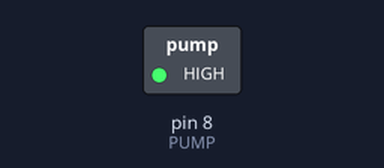
A sketch run on a simulated Arduino Uno, built with avr-gcc and run on an emulated ATmega328P. Parts: switched loads named in the sketch (green lamp = pin HIGH).

Above: at 0.5 s.
At 2.5 s:
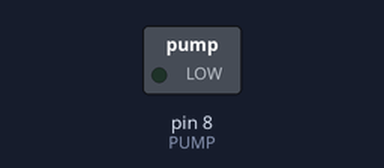
Timing chart, 0 to 5.2 s (numbered marks = the images above):
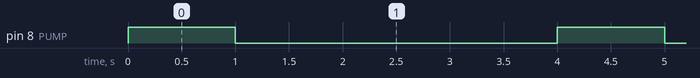

The sketch:

pump.ino
```cpp
/*--------------------------- Water Pump Usage --------------------------*/

#define PUMP 8

void onPump(){
	digitalWrite(PUMP, HIGH);
}

void offPump(){
	digitalWrite(PUMP, LOW);
}

void setup() {
  pinMode(PUMP, OUTPUT);
}

void loop() {
	onPump();
	delay(1000);
	offPump();
	delay(3000);
}
```

Measured:
- by itself, pin 8 (PUMP): alternates HIGH for 1.0 s and LOW for 3.0 s
